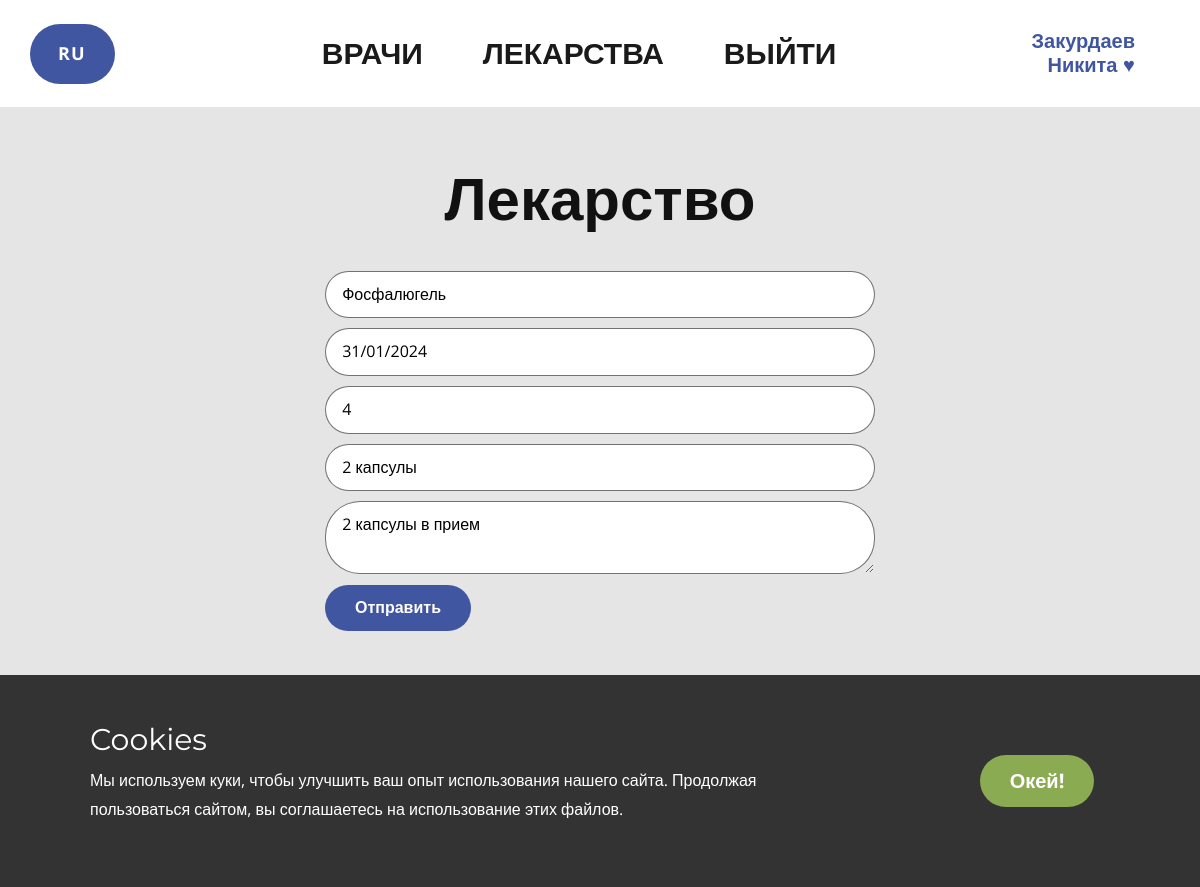
The app's page /medicine/edit/9/ (signed in) with its own data.
### doctor-site/medicine/models.py (models this page shows, shortened)
class Medicine(BaseEntityModel):
    class Meta:
        verbose_name = "Лекарство"
        verbose_name_plural = "Лекарства"
    title = models.CharField(verbose_name='Название', max_length=15)
    end_date = models.DateField(verbose_name='Последний день приема')
    today = models.IntegerField(verbose_name="Принято сегодня", default=0, validators=[MinValueValidator(0), ])
    amount_per_day = models.IntegerField(verbose_name='Кол-во раз в день', validators=[MinValueValidator(0),] )
    dosage = models.CharField(verbose_name='Дозировка за один прием', max_length=30, help_text='Например: 3 капсулы')
    comments = models.TextField(verbose_name='Комментарии')
    objects = models.Manager()
    active_medicine_sorted = ActiveMedicineManager()

### doctor-site/medicine/views.py (the view)
# urls.py: path('edit/<int:medicine_id>/', edit_medicine, name='edit_medicine'),
@login_required
def edit_medicine(request, medicine_id):
    medicine = get_object_or_404(Medicine, id=medicine_id)
    if request.method == 'POST':
        form = MedicineForm(request.POST, instance=medicine)
        if form.is_valid():
            form.save()
            return redirect('medicine:display_medicines')
        else:
            print(form.errors)
    else:
        form = MedicineForm(instance=medicine)
    return render(request, 'medicine/editMedicine.html', {'form': form})

### doctor-site/medicine/forms.py
class MedicineForm(forms.ModelForm):
    end_date = forms.DateField(input_formats=['%d/%m/%Y', '%d.%m.%Y','%d-%m-%Y', '%Y-%m-%d'])
    class Meta:
        model = Medicine
        fields = ['title', 'end_date', 'amount_per_day', 'dosage', 'comments', 'is_ended']

### doctor-site/medicine/templates/medicine/editMedicine.html (shortened to what this page needs)
{% load static %}
<!DOCTYPE html>
<html style="font-size: 16px;" lang="ru">
   <head>
      <link rel="stylesheet" href="{% static 'medicine/nicepage.css' %}" media="screen">
      <link rel="stylesheet" href="{% static 'medicine/editMedicine.css' %}" media="screen">
   </head>
   <body data-path-to-root="./" data-include-products="false" class="u-body u-xl-mode" data-lang="ru">
      <header class="u-clearfix u-header u-header" id="sec-f2bc">
         <div class="u-clearfix u-sheet u-valign-middle-xl u-sheet-1">
            <nav class="u-align-center u-menu u-menu-one-level u-offcanvas u-menu-1" data-responsive-from="MD">
               <div class="u-custom-menu u-nav-container">
                  <ul class="u-nav u-unstyled u-nav-1">
                     {% if user.is_authenticated %}
                        <li class="u-nav-item">ㅤㅤㅤㅤㅤ</li>
                     {% endif %}
                     <li class="u-nav-item"><a class="u-border-6 u-border-active-custom-color-4 u-border-hover-palette-3-light-1 u-button-style u-nav-link u-radius u-text-active-grey-90 u-text-grey-90 u-text-hover-grey-90" href="{% url 'doctors:display_doctors' %}" style="--radius:35px; padding: 10px 20px;">Врачи</a></li>
                     <li class="u-nav-item"><a class="u-border-6 u-border-active-custom-color-4 u-border-hover-palette-3-light-1 u-button-style u-nav-link u-radius u-text-active-grey-90 u-text-grey-90 u-text-hover-grey-90" href="{% url 'medicine:display_medicines' %}" style="--radius:35px; padding: 10px 20px;">Лекарства</a></li>
                     {% if user.is_authenticated %}
                        <li class="u-nav-item"><a class="u-border-6 u-border-active-custom-color-4 u-border-hover-palette-3-light-1 u-button-style u-nav-link u-radius u-text-active-grey-90 u-text-grey-90 u-text-hover-grey-90" href="{% url 'users:logout' %}" style="--radius:35px; padding: 10px 20px;">Выйти</a></li>
                     {% endif %}
                  </ul>
               </div>
            </nav>
            <h6 class="u-align-right u-text u-text-custom-color-4 u-text-1">
               <a href="{% url 'users:profile' %}">{{ user.last_name }} {{ user.first_name }}</a>
            </h6>
            <a href="{% url 'welcome:page_in_progress' %}" class="u-active-palette-3-light-2 u-align-left u-border-none u-btn u-button-style u-custom-color-4 u-hover-palette-3-light-1 u-btn-1" data-animation-name="customAnimationIn" data-animation-duration="1500" data-animation-delay="250">RU</a>
         </div>
      </header>
      <section class="u-align-center u-clearfix u-grey-10 u-section-1" id="sec-ca97">
         <div class="u-clearfix u-sheet u-sheet-1">
            <h2 class="u-text u-text-default u-text-1">Лекарство</h2>
            <div class="u-align-center u-form u-form-1">
               <form method="POST" class="u-clearfix u-form-spacing-10 u-form-vertical u-inner-form" style="padding: 10px" name="form" redirect="true">
                  <div class="u-form-group u-form-name u-label-none u-form-group-1">
                     <input type="text" value="{% if form.title.value %} {{ form.title.value }} {% endif %}" placeholder="*Название: " id="name-3b9a" name="title" class="u-border-custom-color-2 u-input u-input-rectangle u-radius u-input-1" required="">
                    </div>
                  <div class="u-form-date u-form-group u-label-none u-form-group-2">
                     <input type="text"  value="{% if form.end_date.value %} {{ form.end_date.value|date:'d/m/Y' }} {% endif %}" id="text-c237" name="end_date" class="u-border-custom-color-2 u-input u-input-rectangle u-radius u-input-2" data-date-format="dd/mm/yyyy" placeholder="* Принимать до:">
                    </div>
                  <div class="u-form-group u-label-none u-form-group-3">
                     <input type="text" value="{% if form.amount_per_day.value %} {{ form.amount_per_day.value }} {% endif %}" placeholder="* Раз в день:" id="text-53ed" name="amount_per_day" class="u-border-custom-color-2 u-input u-input-rectangle u-radius u-input-3">
                  </div>
                  <div class="u-form-group u-label-none u-form-group-4">
                     <input type="text" value="{% if form.dosage.value %} {{ form.dosage.value }} {% endif %}" placeholder="* Дозировка:" id="text-ed3c" name="dosage" class="u-border-custom-color-2 u-input u-input-rectangle u-radius u-input-4">
                  </div>
                  <div class="u-form-group u-form-message u-label-none u-form-group-5">
                     <textarea placeholder="Комментарии:" id="text-9fba" name="comments" class="u-border-custom-color-2 u-input u-input-rectangle u-radius u-input-5">{% if form.comments.value %} {{ form.comments.value }} {% endif %}</textarea>
                    </div>
                  <div class="u-form-group u-form-submit u-label-none u-form-group-6">
                     <input value="Отправить" type="submit" class="u-active-palette-3-light-2 u-border-none u-btn u-btn-submit u-button-style u-custom-color-4 u-hover-palette-3-light-1 u-btn-1">
                  </div>
               </form>
            </div>
         </div>
      </section>
      <footer class="u-align-center u-clearfix u-footer u-grey-80 u-footer" id="sec-59f5">
         <div class="u-clearfix u-sheet u-sheet-1">
            <p class="u-small-text u-text u-text-variant u-text-1">Сайт сделан Zimin0<br>Почта:&nbsp;work_notifications_zimino@mail.ru<br>Телеграм:&nbsp;&nbsp;https://t.me/Zimin0
            </p>
         </div>
      </footer>
      <section class="u-align-center u-clearfix u-cookies-consent u-grey-80 u-cookies-consent" id="sec-0bfd">
         <div class="u-clearfix u-sheet u-valign-middle u-sheet-1">
            <div class="data-layout-selected u-clearfix u-expanded-width u-layout-wrap u-layout-wrap-1">
               <div class="u-gutter-0 u-layout">
                  <div class="u-layout-row">
                     <div class="u-container-style u-layout-cell u-left-cell u-size-43-md u-size-43-sm u-size-43-xs u-size-46-lg u-size-46-xl u-layout-cell-1">
                        <div class="u-container-layout u-container-layout-1">
                           <h3 class="u-text u-text-default u-text-1">Cookies</h3>
                           <p class="u-text u-text-default u-text-2"> Мы используем куки, чтобы улучшить ваш опыт использования нашего сайта. Продолжая пользоваться сайтом, вы соглашаетесь на использование этих файлов.&nbsp;</p>
                        </div>
                     </div>
                     <div class="u-align-left u-container-style u-layout-cell u-right-cell u-size-14-lg u-size-14-xl u-size-17-md u-size-17-sm u-size-17-xs u-layout-cell-2">
                        <div class="u-container-layout u-valign-middle u-container-layout-2">
                           <a href="###" class="u-border-none u-btn u-button-confirm u-button-style u-custom-color-6 u-btn-1">Окей!</a>
                        </div>
                     </div>
                  </div>
               </div>
            </div>
         </div>
      </section>
   </body>
</html>

### doctor-site/medicine/static/medicine/editMedicine.css (style rules this page uses)
.u-section-1 { background-image: none; }
.u-section-1 .u-sheet-1 { min-height: 50vw; }
.u-section-1 .u-text-1 { font-weight: 700; margin: 59px auto 0; }
.u-section-1 .u-form-1 { width: 570px; margin: 29px auto 60px; }
.u-section-1 .u-form-group-1 { margin-left: 0; }
.u-section-1 .u-input-1 { --radius: 35px; }
.u-section-1 .u-form-group-2 { margin-left: 0; }
.u-section-1 .u-input-2 { --radius: 35px; }
.u-section-1 .u-form-group-3 { margin-left: 0; }
.u-section-1 .u-input-3 { --radius: 35px; }
.u-section-1 .u-form-group-4 { margin-left: 0; }
.u-section-1 .u-input-4 { --radius: 35px; }
.u-section-1 .u-form-group-5 { margin-left: 0; }
.u-section-1 .u-input-5 { --radius: 35px; }
.u-section-1 .u-form-group-6 { margin-left: 0; }
.u-section-1 .u-btn-1 { background-image: none; font-weight: 700; }

### doctor-site/medicine/templates/medicine/editMedicine.html (style rules this page uses)
.u-cookies-consent { background-image: none; }
.u-cookies-consent .u-sheet-1 { min-height: 212px; }
.u-cookies-consent .u-layout-wrap-1 { margin-top: 25px; margin-bottom: 25px; }
.u-cookies-consent .u-layout-cell-1 { min-height: 162px; }
.u-cookies-consent .u-container-layout-1 { padding: 22px 60px; }
.u-cookies-consent .u-text-1 { margin: 0 auto 0 0; }
.u-cookies-consent .u-text-2 { margin: 8px 0 0; }
.u-cookies-consent .u-layout-cell-2 { min-height: 162px; }
.u-cookies-consent .u-container-layout-2 { padding: 30px; }
.u-cookies-consent .u-btn-1 { background-image: none; font-weight: 700; font-size: 1.25rem; margin: 0 auto; }

### records on screen
Medicine: title "Фосфалюгель", end_date "31/01/2024", dosage "2 капсулы", comments "2 капсулы в прием"

### other values on screen
{{ user.last_name }} "Закурдаев"
{{ user.first_name }} "Никита ♥"
